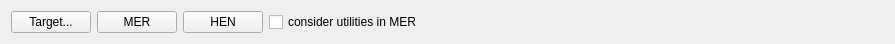
<?xml version="1.0" encoding="UTF-8"?>
<ui version="4.0">
 <class>WidgetLaunchTargetClass</class>
 <widget class="QWidget" name="WidgetLaunchTargetClass">
  <property name="geometry">
   <rect>
    <x>0</x>
    <y>0</y>
    <width>895</width>
    <height>41</height>
   </rect>
  </property>
  <property name="sizePolicy">
   <sizepolicy hsizetype="Preferred" vsizetype="Maximum">
    <horstretch>0</horstretch>
    <verstretch>0</verstretch>
   </sizepolicy>
  </property>
  <property name="windowTitle">
   <string>Form</string>
  </property>
  <layout class="QHBoxLayout" name="horizontalLayout">
   <item>
    <widget class="QPushButton" name="pushTarget">
     <property name="enabled">
      <bool>true</bool>
     </property>
     <property name="text">
      <string>Target...</string>
     </property>
     <property name="flat">
      <bool>false</bool>
     </property>
    </widget>
   </item>
   <item>
    <widget class="QPushButton" name="pushMER">
     <property name="text">
      <string>MER</string>
     </property>
    </widget>
   </item>
   <item>
    <widget class="QPushButton" name="pushHEN1">
     <property name="text">
      <string>HEN</string>
     </property>
    </widget>
   </item>
   <item>
    <widget class="QCheckBox" name="checkUtilitiesMER">
     <property name="text">
      <string>consider utilities in MER</string>
     </property>
    </widget>
   </item>
   <item>
    <spacer name="horizontalSpacer">
     <property name="orientation">
      <enum>Qt::Horizontal</enum>
     </property>
     <property name="sizeHint" stdset="0">
      <size>
       <width>40</width>
       <height>20</height>
      </size>
     </property>
    </spacer>
   </item>
  </layout>
 </widget>
 <resources/>
 <connections/>
</ui>
